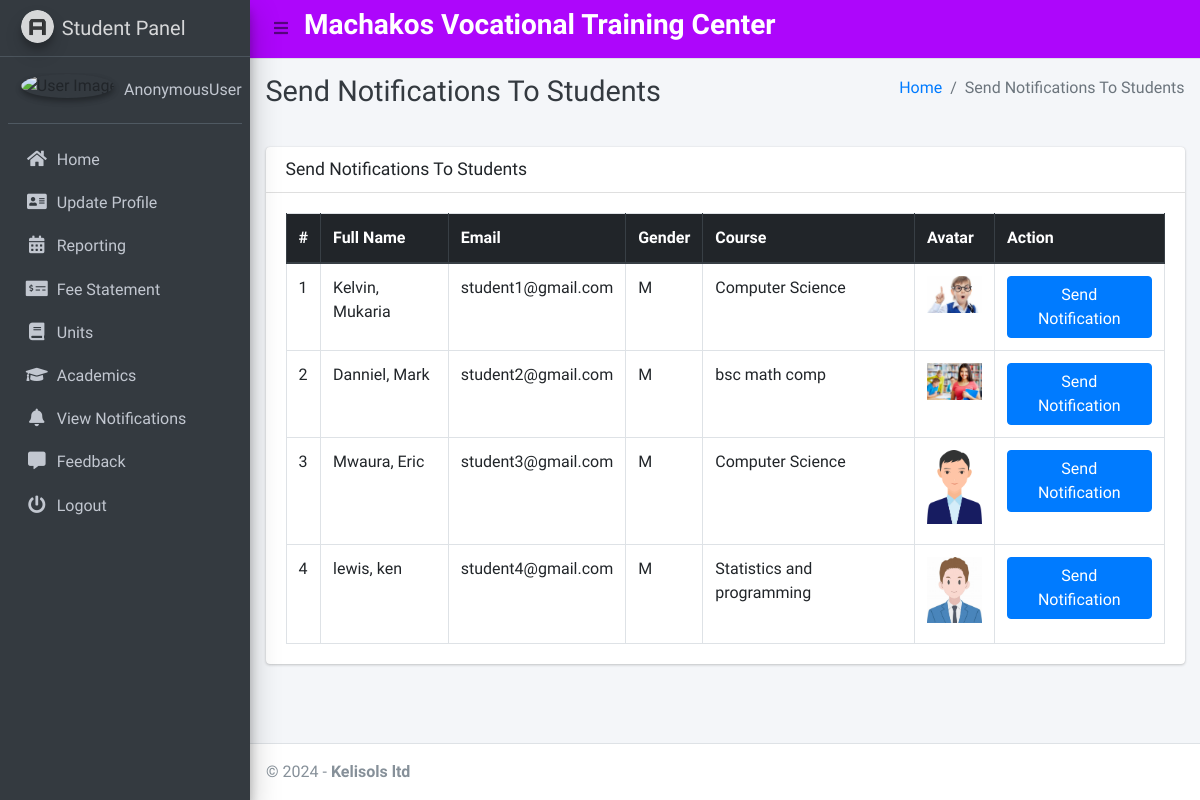
/admin_notify_student, run on the app's committed database.
### main_app/models.py (models this page shows, shortened)
class CustomUser(AbstractUser):
    USER_TYPE = ((1, "HOD"), (2, "Staff"), (3, "Student"))
    GENDER = [("M", "Male"), ("F", "Female")]
    username = None  # Removed username, using email instead
    email = models.EmailField(unique=True)
    user_type = models.CharField(default=1, choices=USER_TYPE, max_length=1)
    gender = models.CharField(max_length=1, choices=GENDER)
    profile_pic = models.ImageField()
    address = models.TextField()
    fcm_token = models.TextField(default="")  # For firebase notifications
    created_at = models.DateTimeField(auto_now_add=True)
    updated_at = models.DateTimeField(auto_now=True)
    USERNAME_FIELD = "email"
    REQUIRED_FIELDS = []
    objects = CustomUserManager()

class Student(models.Model):
    admin = models.OneToOneField(CustomUser, on_delete=models.CASCADE)
    course = models.ForeignKey(Course, on_delete=models.DO_NOTHING, null=True, blank=False)
    session = models.ForeignKey(Session, on_delete=models.DO_NOTHING, null=True)

class Course(models.Model):
    name = models.CharField(max_length=120)
    created_at = models.DateTimeField(auto_now_add=True)
    updated_at = models.DateTimeField(auto_now=True)

### main_app/hod_views.py (the view)
# urls.py: path("admin_notify_student", hod_views.admin_notify_student,
def admin_notify_student(request):
    student = CustomUser.objects.filter(user_type=3)
    context = {
        'page_title': "Send Notifications To Students",
        'students': student
    }
    return render(request, "hod_template/student_notification.html", context)

### main_app/templates/hod_template/student_notification.html (shortened to what this page needs)
{% extends 'main_app/base.html' %}
{% load static %}
{% block page_title %}{{page_title}}{% endblock page_title %}
{% block content %}
<section class="content">
    <div class="container-fluid">
        <div class="row">
            <div class="col-md-12">
                <div class="card">
                    <div class="card-header">
                        <h3 class="card-title">{{page_title}}</h3>
                    </div>
                    <div class="card-body">
                        <table id="example2" class="table table-bordered table-hover">
                            <thead class="thead-dark">
                                <tr>
                                    <th>#</th>
                                    <th>Full Name</th>
                                    <th>Email</th>
                                    <th>Gender</th>
                                    <th>Course</th>
                                    <th>Avatar</th>
                                    <th>Action</th>
                                </tr>
                            </thead>
                            <tbody>
                                {% for student in students %}
                                <tr>
                                    <td>{{ forloop.counter }}</td>
                                    <td>{{student.last_name}}, {{student.first_name}}</td>
                                    <td>{{student.email}}</td>
                                    <td>{{student.gender}}</td>
                                    <td>{{student.student.course.name}}</td>
                                    <td>
                                        {% if student.profile_pic == ""  %}
                                        No Image
                                        {% else %}
                                        <img class="img img-fluid mb-2" height="56" width="56"
                                            src="{{student.profile_pic}}" alt="">
                                        {% endif %}
                                    </td>
                                    <td><button data-toggle = "modal" data-target = "#myModal"class="btn btn-primary show_notification" value="{{student.id}}">Send Notification</button>
                                    </td>
                                </tr>
                                {% endfor %}
                            </tbody>
                        </table>
                    </div>
                </div>
            </div>
        </div>
    </div>
</section>
{% endblock content %}

### data on the page
CustomUser: last_name "Kelvin", first_name "Mukaria", email "student1@gmail.com", gender "M", student.course.name "Computer Science", shows a picture
CustomUser: last_name "Danniel", first_name "Mark", email "student2@gmail.com", gender "M", student.course.name "bsc math comp", profile_pic (picture)
CustomUser: last_name "Mwaura", first_name "Eric", email "student3@gmail.com", gender "M", student.course.name "Computer Science", profile_pic (picture)
CustomUser: last_name "lewis", first_name "ken", email "student4@gmail.com", gender "M", student.course.name "Statistics and programming", shows a picture

### other printed values
{{ user }} "AnonymousUser"
{{ page_title }} "Send Notifications To Students"
